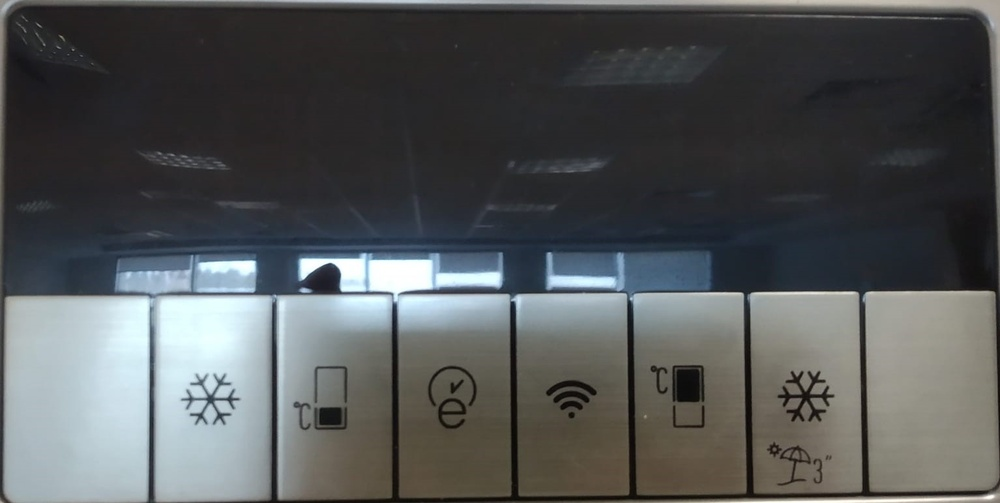
#> input picture images/f1_display_real_cropped.jpeg, 1000 x 503 px, shrunk from 1534 x 772 before the run, given in place of f1_display_real_cropped.png, which was not available
$ python template.py   (older library calls are emulated)
#> lines starting #> are read from the running program, lines starting #| are printed output that depends on the picture; pictures that were not available may be replaced by others from this repository, and a replacement may not be noted
import numpy as np
import cv2
import os
import math
# here we will use the layout of the display to determine the regions of the real display,
# like the borders of the buttons, and screen from capacitive part
layout_dir = os.path.abspath(os.path.join(os.getcwd(), "..", "icon_recog", "images", "f1_display_real_cropped.png")).replace('\\', '/')
l_out = cv2.imread(layout_dir)  # model image is loaded only for control purposes
#> l_out is the input picture: shape (503, 1000, 3); mean B, G, R 86.9, 86.1, 83.3
real_img_dir = os.path.abspath(os.path.join(os.getcwd(), "..", "icon_recog", "images", "ex1.jpeg")).replace('\\', '/')
real_img = cv2.imread(real_img_dir)
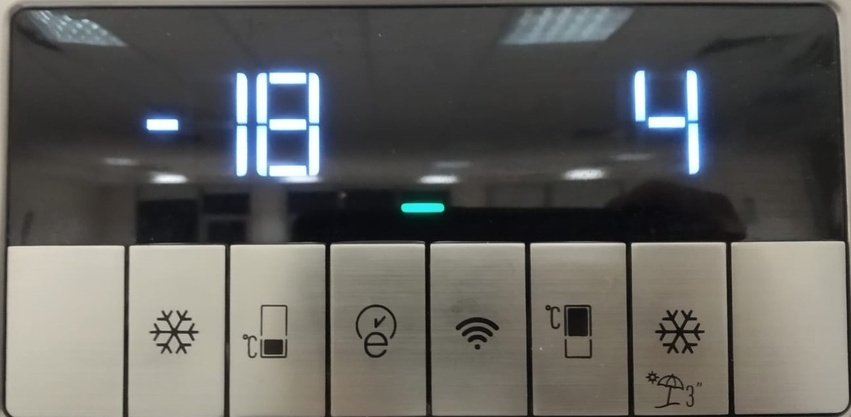
#> input picture images/ex1.jpeg, 851 x 417 px, shrunk from 1306 x 640 before the run, found by its file name
#> real_img is the input picture: shape (417, 851, 3); mean B, G, R 93, 96.5, 97
cv2.imshow("lay",l_out)
cv2.waitKey(0)
def match_display_template(img, layout=l_out):
    # images in black and white
    if len(img.shape) == 3:  # if the image is not already bw, convert
        if img.shape[2] == 3:  # sometimes it looks like there are 3 elemnts of .shape but the last is 1, thus bw
            img = cv2.cvtColor(img, cv2.COLOR_BGR2GRAY)
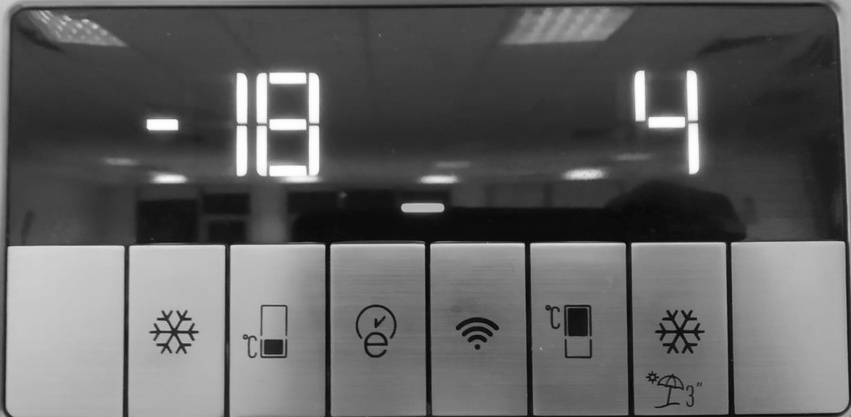
#> img: shape (417, 851); min 4, max 255, mean 96.2
    if len(layout.shape) == 3:
        if layout.shape[2] == 3:
            layout = cv2.cvtColor(layout, cv2.COLOR_BGR2GRAY)
    # remove noise
    img = cv2.GaussianBlur(img, (7, 7), 0)
    sobelx = cv2.Sobel(img, cv2.CV_64F, 1, 0, ksize=5)  # x
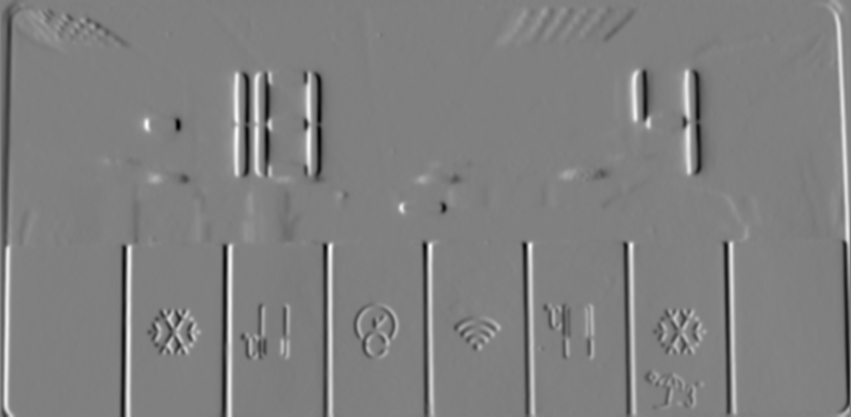
#> sobelx: shape (417, 851) float64; min -4813, max 4743, mean -1.4; drawn with min black and max white
    #sobely = cv2.Sobel(img, cv2.CV_64F, 0, 1, ksize=5)  # y
    canny_img=cv2.Canny(img,50,150)
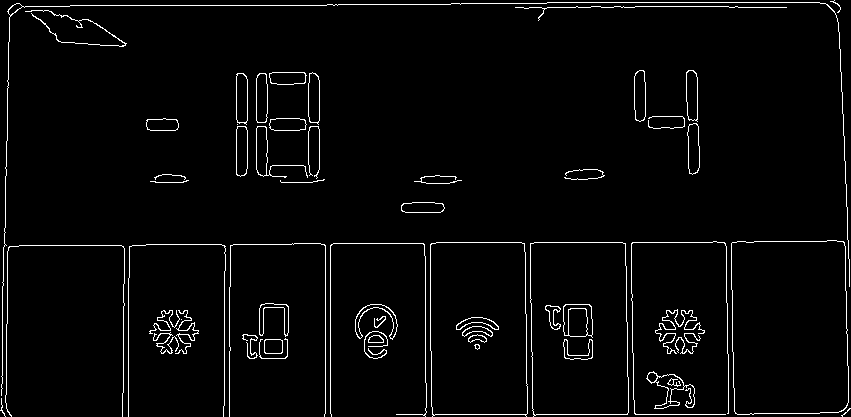
#> canny_img: shape (417, 851); 3% white in thin lines or dots
    #sobx_lay = cv2.Sobel(layout, cv2.CV_64F, 1, 0, ksize=5)  # x
    #soby_lay = cv2.Sobel(layout, cv2.CV_64F, 0, 1, ksize=5)  # x
    canny_lay=cv2.Canny(layout,50,150)
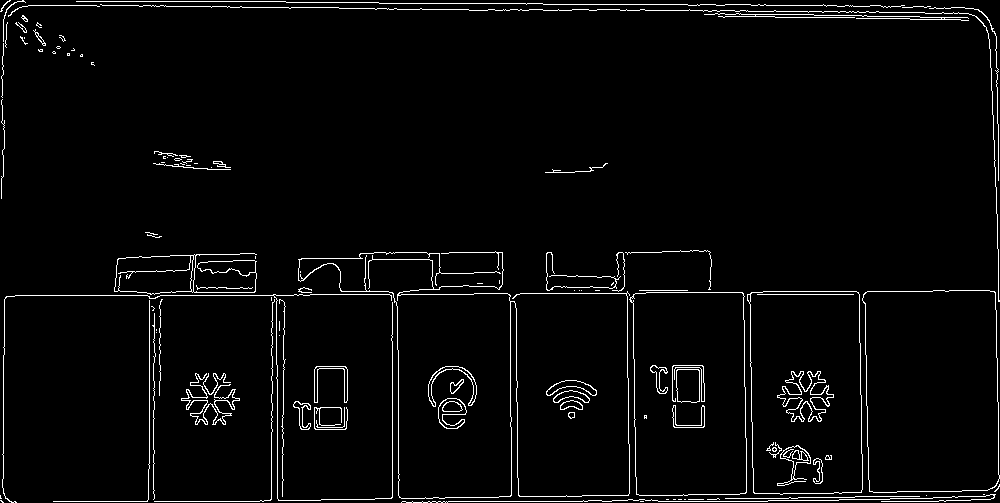
#> canny_lay: shape (503, 1000); 3.2% white in thin lines or dots
    cv2.imshow("img",canny_img)
    cv2.imshow("lay",canny_lay)
    cv2.waitKey(0)

    lines = cv2.HoughLines(canny_lay, 1, np.pi / 180, 110 )
#> lines = 54 rows, first 8: [501, 1.57], [505, 1.55], [3, 1.59], [295, 1.57], [291, 1.57], [511, 1.55], [5, 1.57], [-4, 1.59]

    # Draw the lines
    if lines is not None:
        for i in range(0, len(lines)):
            rho = lines[i][0][0]
            theta = lines[i][0][1]
            a = math.cos(theta)
            b = math.sin(theta)
            x0 = a * rho
            y0 = b * rho
            # x1 = (rcos(theta)-1000sin(theta))
            x1 = int(x0 + 1000 * (-b))
            # y1 = (rsin(theta)+1000cos(theta))
            y1 = int(y0 + 1000 * (a))
            # x2 = (rcos(theta)+1000sin(theta))
            x2 = int(x0 - 1000 * (-b))
            # y2 = (rsin(theta)-1000cos(theta))
            y2 = int(y0 - 1000 * (a))

            x1 = max(0, x1)
            x2 = max(0, x2)
            y1 = max(0, y1)
            y2 = max(0, y2)

            x1 = min(layout.shape[1], x1)
            x2 = min(layout.shape[1], x2)
            y1 = min(layout.shape[0], y1)
            y2 = min(layout.shape[0], y2)
            pt1=(x1,y1)
            pt2=(x2,y2)
            cv2.line(layout, pt1, pt2, 255, 3, cv2.LINE_AA)
            cv2.imshow('linesDetected.jpg', layout)
            cv2.waitKey(0)
#> this loop made 54 passes
#> (rho, theta, a, b, x0, y0, x1, y1) on passes 1 to 12: (501, 1.57, -4.37e-08, 1, -2.19e-05, 501, 0, 500), (505, 1.55, 0.0175, 1, 8.81, 504.9, 0, 503), (3, 1.59, -0.0175, 1, -0.0524, 3, 0, 0), (295, 1.57, -4.37e-08, 1, -1.29e-05, 295, 0, 294), (291, 1.57, -4.37e-08, 1, -1.27e-05, 291, 0, 290), (511, 1.55, 0.0175, 1, 8.92, 510.9, 0, 503), (5, 1.57, -4.37e-08, 1, -2.19e-07, 5, 0, 4), (-4, 1.59, -0.0175, 1, 0.0698, -4, 0, 0), (507, 1.55, 0.0175, 1, 8.85, 506.9, 0, 503), (3, 0, 1, 0, 3, 0, 3, 503), (514, 1.55, 0.0175, 1, 8.97, 513.9, 0, 503), (-990, 3.12, -1, 0.0175, 989.8, -17.28, 972, 0)
#> pass 1, in match_display_template, `cv2.imshow('linesDetected.jpg', layout)`:
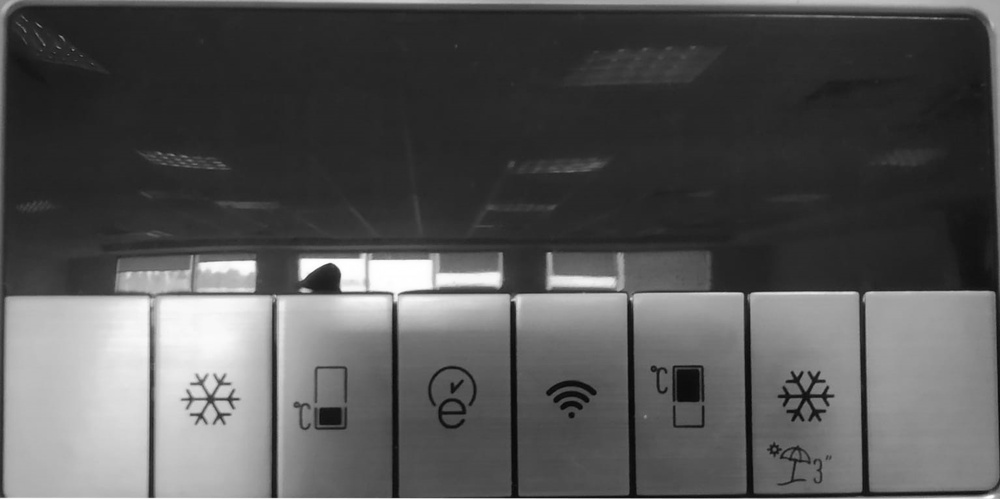
#> window 'linesDetected.jpg': shape (503, 1000); min 4, max 255, mean 86.7
#> after the loop:
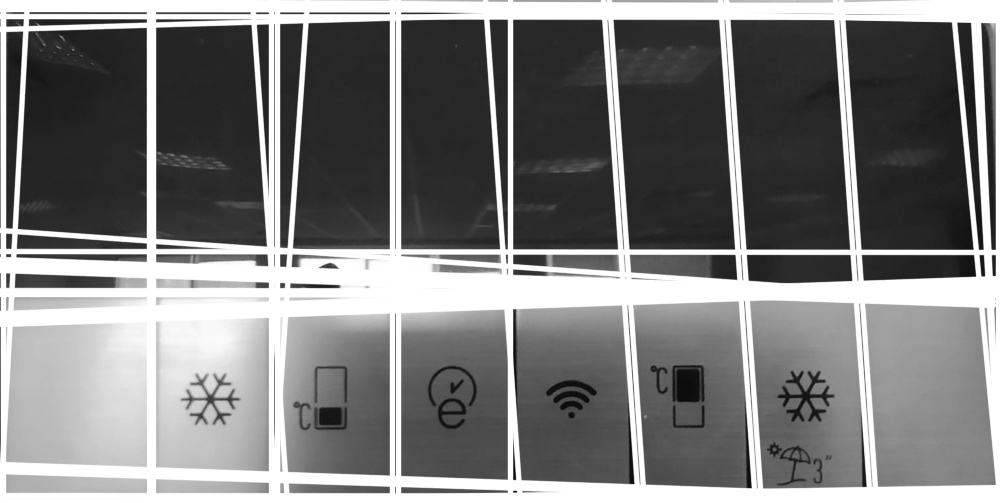
#> layout: shape (503, 1000); min 4, max 255, mean 125.7
    # The below for loop runs till r and theta values
    # are in the range of the 2d array

"""    for r, theta in lines[0]:
        # Stores the value of cos(theta) in a
        a = np.cos(theta)

        # Stores the value of sin(theta) in b
        b = np.sin(theta)

        # x0 stores the value rcos(theta)
        x0 = a * r

        # y0 stores the value rsin(theta)
        y0 = b * r

        # x1 stores the rounded off value of (rcos(theta)-1000sin(theta))
        x1 = int(x0 + 1000 * (-b))
        # y1 stores the rounded off value of (rsin(theta)+1000cos(theta))
        y1 = int(y0 + 1000 * (a))

        # x2 stores the rounded off value of (rcos(theta)+1000sin(theta))
        x2 = int(x0 - 1000 * (-b))

        # y2 stores the rounded off value of (rsin(theta)-1000cos(theta))
        y2 = int(y0 - 1000 * (a))

        # cv2.line draws a line in img from the point(x1,y1) to (x2,y2).
        # (0,0,255) denotes the colour of the line to be
        # drawn. In this case, it is red.
        cv2.line(layout, (x1, y1), (x2, y2), (0, 0, 255), 2)"""

    # img and

match_display_template(real_img,l_out)
